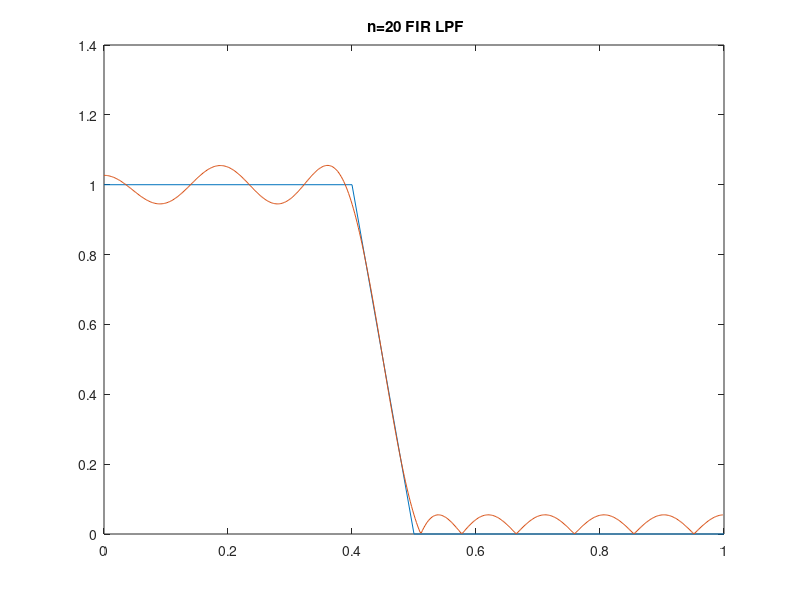

MATLAB code for this plot:
%Design a FIR low pass filter of order 20 with the following frequency response using Remez 
%exchange algorithm
% FIR filter design using Remez Exchange method
n = 20; % length of filter
f = [0 0.4 0.5 1]; % filter specs
m = [1 1 0 0];
bfir = remez(n,f,m)
[hfir,wfir] = freqz(bfir);
plot(f,m,wfir/pi,abs(hfir),'-');
title(' n=20 FIR LPF');
